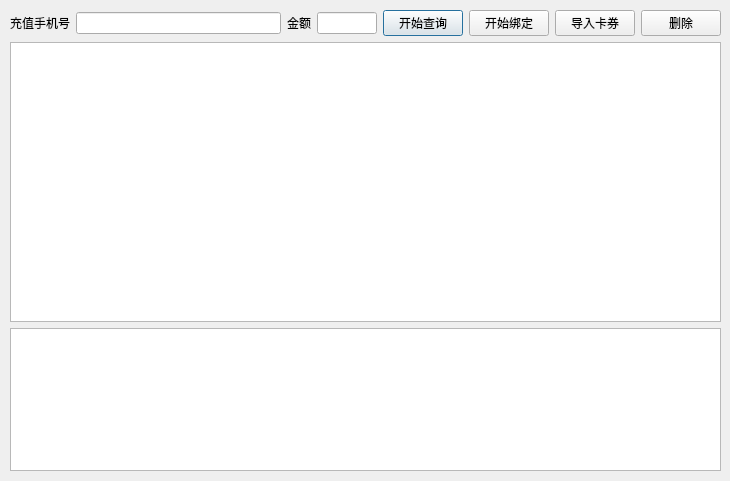
<?xml version="1.0" encoding="UTF-8"?>
<ui version="4.0">
 <class>ChargeDialog</class>
 <widget class="QDialog" name="ChargeDialog">
  <property name="geometry">
   <rect>
    <x>0</x>
    <y>0</y>
    <width>730</width>
    <height>481</height>
   </rect>
  </property>
  <property name="windowTitle">
   <string>导入卡券充值</string>
  </property>
  <widget class="QWidget" name="layoutWidget">
   <property name="geometry">
    <rect>
     <x>10</x>
     <y>10</y>
     <width>711</width>
     <height>461</height>
    </rect>
   </property>
   <layout class="QVBoxLayout" name="verticalLayout">
    <item>
     <layout class="QHBoxLayout" name="horizontalLayout">
      <item>
       <widget class="QLabel" name="label">
        <property name="text">
         <string>充值手机号</string>
        </property>
        <property name="alignment">
         <set>Qt::AlignRight|Qt::AlignTrailing|Qt::AlignVCenter</set>
        </property>
       </widget>
      </item>
      <item>
       <widget class="QLineEdit" name="phoneEdit"/>
      </item>
      <item>
       <widget class="QLabel" name="label_2">
        <property name="text">
         <string>金额</string>
        </property>
        <property name="alignment">
         <set>Qt::AlignRight|Qt::AlignTrailing|Qt::AlignVCenter</set>
        </property>
       </widget>
      </item>
      <item>
       <widget class="QLineEdit" name="chargeMoneyEdit">
        <property name="maximumSize">
         <size>
          <width>60</width>
          <height>16777215</height>
         </size>
        </property>
       </widget>
      </item>
      <item>
       <widget class="QPushButton" name="startQueryButton">
        <property name="text">
         <string>开始查询</string>
        </property>
       </widget>
      </item>
      <item>
       <widget class="QPushButton" name="startBindButton">
        <property name="text">
         <string>开始绑定</string>
        </property>
       </widget>
      </item>
      <item>
       <widget class="QPushButton" name="importCouponButton">
        <property name="text">
         <string>导入卡券</string>
        </property>
       </widget>
      </item>
      <item>
       <widget class="QPushButton" name="deleteCouponButton">
        <property name="text">
         <string>删除</string>
        </property>
       </widget>
      </item>
     </layout>
    </item>
    <item>
     <widget class="QTableView" name="couponTableView">
      <property name="minimumSize">
       <size>
        <width>0</width>
        <height>280</height>
       </size>
      </property>
      <property name="maximumSize">
       <size>
        <width>16777215</width>
        <height>280</height>
       </size>
      </property>
      <property name="editTriggers">
       <set>QAbstractItemView::NoEditTriggers</set>
      </property>
      <property name="selectionMode">
       <enum>QAbstractItemView::NoSelection</enum>
      </property>
      <property name="selectionBehavior">
       <enum>QAbstractItemView::SelectRows</enum>
      </property>
     </widget>
    </item>
    <item>
     <widget class="QTextEdit" name="logEdit"/>
    </item>
   </layout>
  </widget>
 </widget>
 <resources/>
 <connections/>
</ui>
